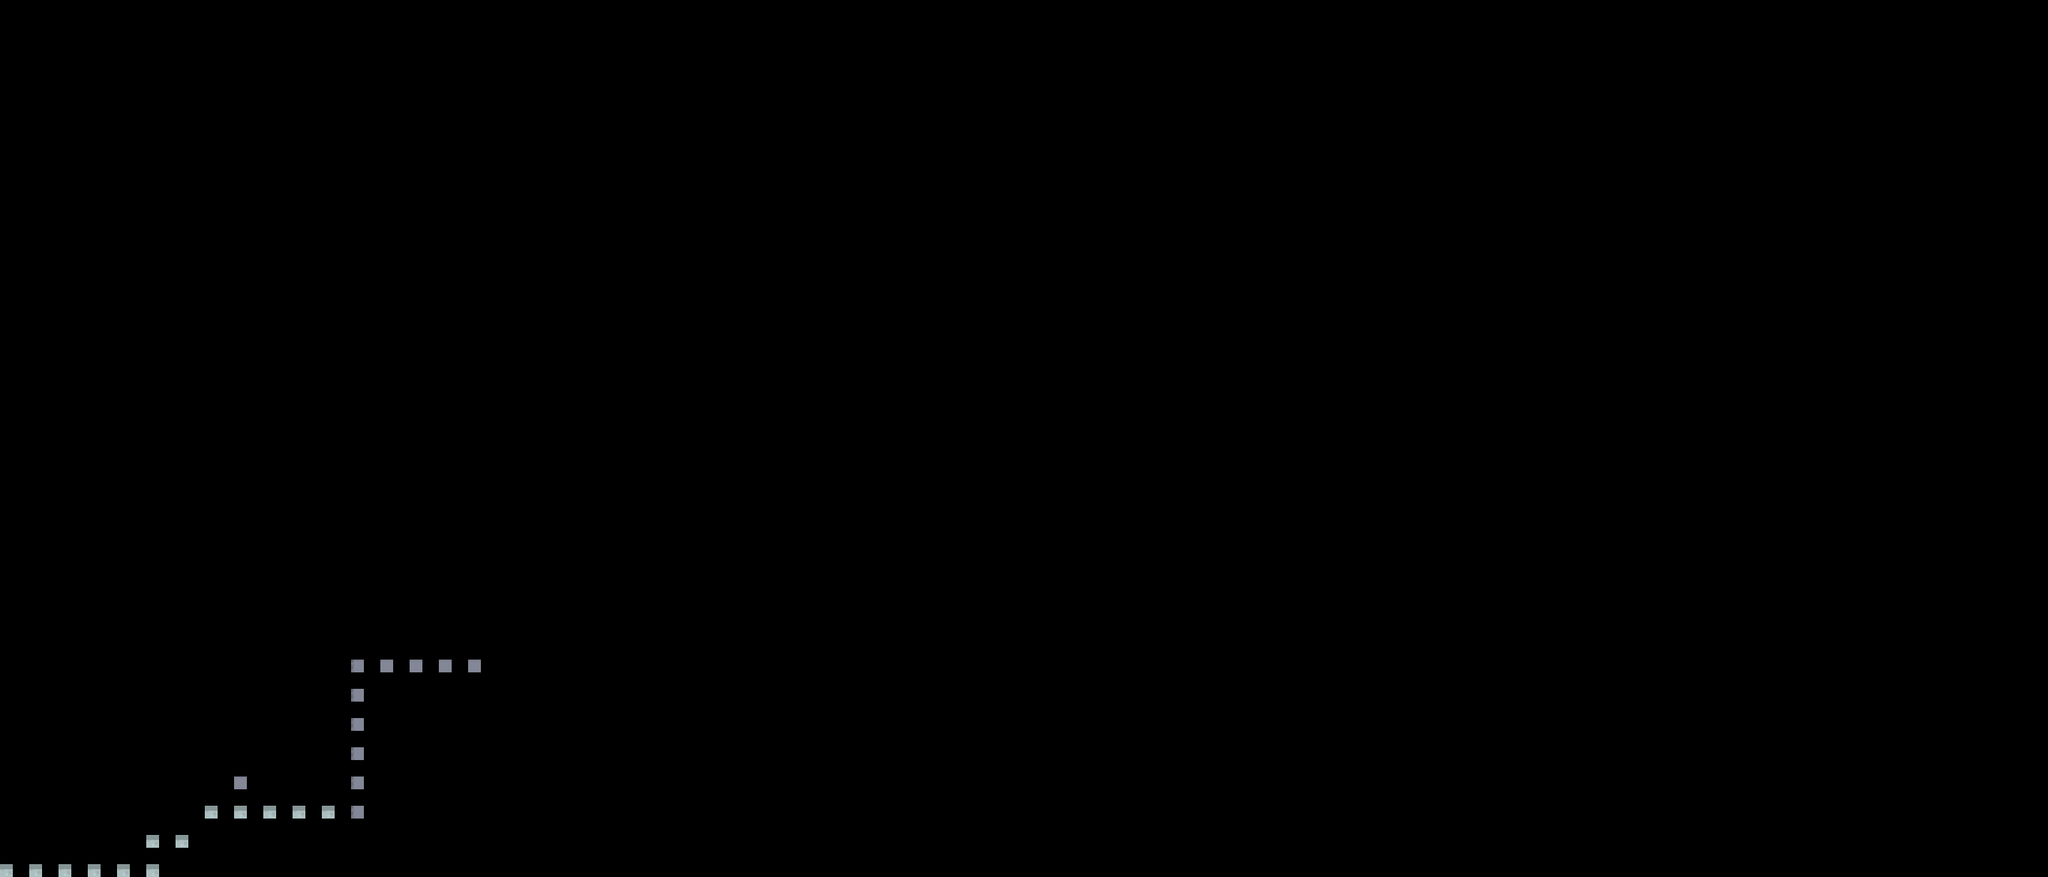

Below is a game level as drawn by its tile map, then a one-line description and the .tmx that defines it (tile-layer data replaced by summaries):
An orthogonal 70x30 tile map with 48x48 px tiles, 1 tile layer (Calque de Tile 1), 1 hidden layer not drawn and 62 objects (22x obstacle, 21x fake wall, 7x coin, 3x tempo, 2x springboard, ...).

<map version="1.0" tiledversion="1.1.1" orientation="orthogonal" renderorder="right-down" width="70" height="30" tilewidth="48" tileheight="48" infinite="0" nextobjectid="74">
 <tileset firstgid="1" source="../images/platformer tileset.tsx" />
 <layer name="Background" width="70" height="30" visible="0">
  <data>[2100 cells, 2100 non-empty, 2 distinct tile ids]</data>
 </layer>
 <layer name="Calque de Tile 1" width="70" height="30">
  <data>[2100 cells, 24 non-empty, 4 distinct tile ids]</data>
 </layer>
 <objectgroup name="walls">
  <object id="1" name="obstacle" x="0" y="1392" width="240" height="48" />
  <object id="2" name="obstacle" x="336" y="1296" width="240" height="48" />
  <object id="3" name="obstacle" x="240" y="1344" width="96" height="48" />
  <object id="4" name="obstacle" x="576" y="1056" width="48" height="240" />
  <object id="5" name="obstacle" x="0" y="1056" width="480" height="48" />
  <object id="6" name="obstacle" x="0" y="816" width="1056" height="48" />
  <object id="7" name="obstacle" x="624" y="1056" width="384" height="48" />
  <object id="8" name="player" x="12" y="1344" width="24" height="36" />
  <object id="10" name="springboard" x="528" y="1248" width="48" height="48" />
  <object id="12" name="obstacle" x="1008" y="1056" width="48" height="384" />
  <object id="13" name="obstacle" x="1056" y="1392" width="288" height="48" />
  <object id="14" name="obstacle" x="1344" y="1344" width="192" height="48" />
  <object id="15" name="obstacle" x="1536" y="1296" width="336" height="48" />
  <object id="16" name="obstacle" x="1872" y="1152" width="48" height="288" />
  <object id="17" name="obstacle" x="1152" y="1008" width="768" height="144" />
  <object id="18" name="obstacle" x="1152" y="816" width="48" height="288" />
  <object id="19" name="obstacle" x="1152" y="528" width="48" height="192" />
  <object id="20" name="obstacle" x="432" y="384" width="720" height="144" />
  <object id="21" name="obstacle" x="240" y="240" width="48" height="576" />
  <object id="22" name="tempo" x="768" y="696" width="96" height="24" />
  <object id="23" name="tempo" x="552" y="696" width="96" height="24" />
  <object id="24" name="tempo" x="336" y="696" width="96" height="24" />
  <object id="25" name="obstacle" x="1152" y="480" width="336" height="48" />
  <object id="26" name="obstacle" x="1488" y="480" width="48" height="528" />
  <object id="27" name="obstacle" x="1200" y="816" width="96" height="24" />
  <object id="28" name="obstacle" x="1200" y="624" width="192" height="24" />
  <object id="29" name="springboard" x="1056" y="1344" width="48" height="48" />
  <object id="31" name="platform" x="288" y="516" width="144" height="24" />
  <object id="32" name="moving" type="0,-2:0,-5:200" x="1056" y="1008" width="96" height="48" />
  <object id="33" name="platform" x="144" y="1296" width="48" height="24" />
  <object id="34" name="coin" x="252" y="1212" width="24" height="24" />
  <object id="35" name="coin" x="252" y="1212" width="24" height="24" />
  <object id="36" name="coin" x="252" y="1212" width="24" height="24" />
  <object id="37" name="coin" x="252" y="1212" width="24" height="24" />
  <object id="38" name="coin" x="252" y="1212" width="24" height="24" />
  <object id="39" name="coin" x="252" y="1212" width="24" height="24" />
  <object id="40" name="coin" x="252" y="1212" width="24" height="24" />
  <object id="41" name="obstacle" type="p_up block" x="48" y="1200" width="48" height="48" />
  <object id="42" name="mob" type="7,12" x="384" y="1272" width="48" height="24" />
  <object id="44" name="idle" type="7,12" x="216" y="1032" width="48" height="24" />
  <object id="45" name="obstacle" x="1920" y="1392" width="1440" height="48" />
  <object id="47" name="fake wall" x="1536" y="1200" width="48" height="48" />
  <object id="48" name="fake wall" x="1536" y="1248" width="48" height="48" />
  <object id="49" name="fake wall" x="1584" y="1248" width="48" height="48" />
  <object id="50" name="fake wall" x="1584" y="1200" width="48" height="48" />
  <object id="52" name="fake wall" x="1632" y="1152" width="48" height="48" />
  <object id="53" name="fake wall" x="1680" y="1152" width="48" height="48" />
  <object id="56" name="fake wall" x="1824" y="1152" width="48" height="48" />
  <object id="57" name="fake wall" x="1824" y="1200" width="48" height="48" />
  <object id="58" name="fake wall" x="1824" y="1248" width="48" height="48" />
  <object id="59" name="fake wall" x="1776" y="1248" width="48" height="48" />
  <object id="60" name="fake wall" x="1776" y="1200" width="48" height="48" />
  <object id="64" name="fake wall" x="1632" y="1248" width="48" height="48" />
  <object id="65" name="fake wall" x="1680" y="1248" width="48" height="48" />
  <object id="66" name="fake wall" x="1728" y="1248" width="48" height="48" />
  <object id="67" name="fake wall" x="1728" y="1200" width="48" height="48" />
  <object id="68" name="fake wall" x="1680" y="1200" width="48" height="48" />
  <object id="69" name="fake wall" x="1632" y="1200" width="48" height="48" />
  <object id="70" name="fake wall" x="1536" y="1152" width="48" height="48" />
  <object id="71" name="fake wall" x="1584" y="1152" width="48" height="48" />
  <object id="72" name="fake wall" x="1728" y="1152" width="48" height="48" />
  <object id="73" name="fake wall" x="1776" y="1152" width="48" height="48" />
 </objectgroup>
</map>
